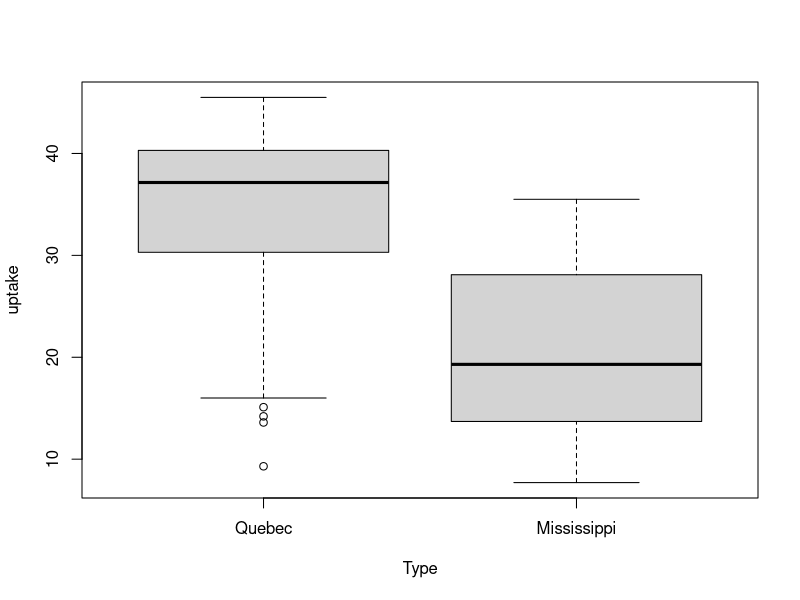

This figure's R source:
data(CO2)
str(CO2) #Ord.factor
mean_uptake = mean(CO2[["uptake"]])
print(mean_uptake)
boxplot(uptake~Type, data=CO2)
quebec_CO2 <- subset(CO2, Type=="Quebec")
print(quebec_CO2)
mississippi_CO2 <- subset(CO2, Type=="Mississippi")
print(mississippi_CO2)
calMean <- function(set1, set2){
  mean1 <- mean(set1[["uptake"]])
  mean2 <- mean(set2[["uptake"]])
  if(mean1 > mean2) {
    print(cat("Set 1 has a higher mean of", mean1))
    print(cat("Set 2 has a mean of", mean2))
  } else if(mean2 > mean1){
    print(cat("Set 2 has a higher mean of", mean2))
    print(cat("Set 1 has a mean of", mean1))
  } else{
    print(cat("Set 1 and 2 have the same mean of ", mean1))
  }
}
calMean(quebec_CO2, mississippi_CO2)